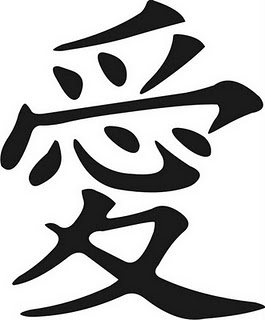
//> input picture opencv_my_example/2.jpg, 265 x 320 px
$ ./main   (built with g++ and OpenCV 4)
//> lines starting //> are read from the running program, lines starting //| are printed output that depends on the picture; after the words box and inside, x2 and y2 are one past the last pixel; in counts of white or black regions, pixels touching at a corner belong together
#include <iostream>
#include <opencv2/opencv.hpp>
#include <stdlib.h>
#include <time.h>

using namespace cv;
using namespace std;

int main() {
    Mat image;
    image = imread("/home/user/ClionProjects/opencv_my_example/2.jpg", CV_LOAD_IMAGE_COLOR);   // Read the file
//> image is the input picture: 320 rows x 265 cols, CV_8UC3; min 0, max 255, mean 187.7

    if(! image.data )                              // Check for invalid input
    {
        cout <<  "Could not open or find the image" << std::endl ;
        return -1;
    }

    namedWindow( "Display window", WINDOW_AUTOSIZE );// Create a window for display.
    imshow( "Display window", image );                   // Show our image inside it.

    Mat image1 = image.clone();

    srand (time(NULL));

    for (int y=0;y<image1.rows;y++) {
        for (int x=0;x<image1.cols;x++) {
            int r = rand() % 15;
            if (r == 0) {
                Vec3b intensity = image.at<Vec3b>(x, y);
                unsigned char blue = intensity.val[0];
                unsigned char green = intensity.val[1];
                unsigned char red = intensity.val[2];

                //cout << intensity << endl;

                intensity.val[0]= 255 - (intensity.val[0]/255) * 255;
                intensity.val[1]= 255 - (intensity.val[1]/255) * 255;
                intensity.val[2]= 255 - (intensity.val[2]/255) * 255;

                image1.at<Vec3b>(Point(x, y)) = intensity;
                cout << intensity << endl;
            }

        }
    }
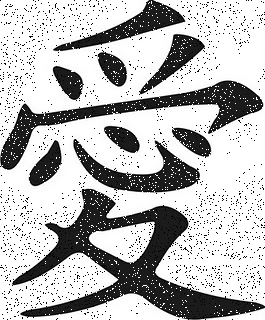
//> image1: 320 rows x 265 cols, CV_8UC3; 5.58% of pixels changed, all inside (x1, y1, x2, y2) = (0, 0, 265, 320)
    imshow("Display new window", image1);

    Point2f srcTri[3];
    Point2f dstTri[3];

    Mat rot_mat( 2, 3, CV_32FC1 );
    Mat warp_mat( 2, 3, CV_32FC1 );
    Mat src, warp_dst, warp_rotate_dst;

    /// Load the image
    src = imread("/home/user/ClionProjects/opencv_my_example/2.jpg", 1);

    /// Set the dst image the same type and size as src
    warp_dst = Mat::zeros( src.rows, src.cols, src.type() );
    memset(warp_dst.data, 255, warp_dst.rows * warp_dst.cols * 3);

    /// Set your 3 points to calculate the  Affine Transform
    srcTri[0] = Point2f( 0,0 );
    srcTri[1] = Point2f( src.cols - 1, 0 );
    srcTri[2] = Point2f( 0, src.rows - 1 );

    dstTri[0] = Point2f( src.cols*0.0, src.rows*0.33 );
    dstTri[1] = Point2f( src.cols*0.85, src.rows*0.25 );
    dstTri[2] = Point2f( src.cols*0.15, src.rows*0.7 );

    /// Get the Affine Transform
    warp_mat = getAffineTransform( srcTri, dstTri );

    /// Apply the Affine Transform just found to the src image
    warpAffine( src, warp_dst, warp_mat, warp_dst.size(), INTER_LINEAR, BORDER_TRANSPARENT  );
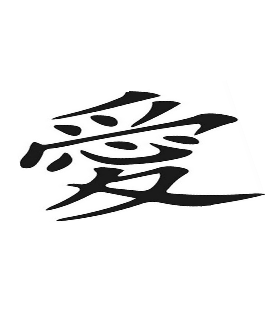
//> warp_dst: 320 rows x 265 cols, CV_8UC3; min 0, max 255, mean 232.9


    namedWindow("3 example", CV_WINDOW_AUTOSIZE );
    imshow("3 example", warp_dst );
    waitKey(0);
    return 0;
}
